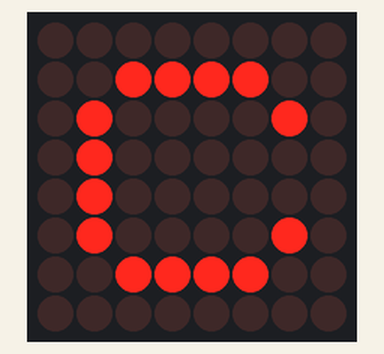
The sketch below on a simulated Arduino Uno, built with avr-gcc and run on an emulated ATmega328P. Shown: 8×8 LED matrix.

Above: at 0.1 s.

The sketch:

letter--b.ino
```cpp
#include <LedControl.h>

LedControl lc = LedControl(12, 11, 10, 1);

// lowercase 'c'
byte c[8] = {
  B00000000,
  B00111100,
  B01000010,
  B01000000,
  B01000000,
  B01000010,
  B00111100,
  B00000000
};

void setup() {
  lc.shutdown(0, false);
  lc.setIntensity(0, 8);
  lc.clearDisplay(0);

  for (int i = 0; i < 8; i++) {
    lc.setRow(0, i, c[i]);
  }
}

void loop() {}
```
